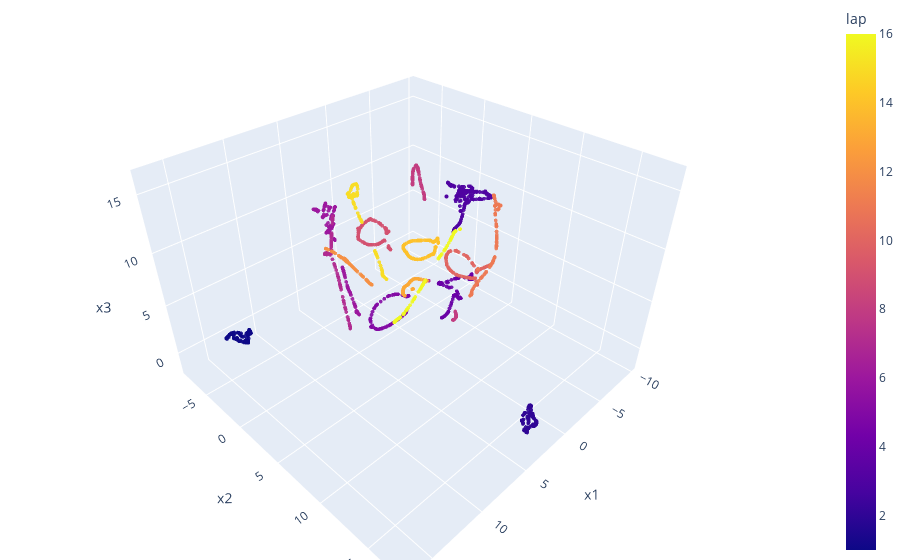

This figure's notebook cell:
### Code cell
fig = px.scatter_3d(df, x='x1', y='x2', z='x3',
              color='lap', opacity=0.9)

fig.update_traces(marker_size=1.3)

# tight layout
fig.update_layout(margin=dict(l=0, r=0, b=0, t=0))
fig.show()

### Figure 1 — Plotly figure (JSON) as saved in the notebook; plotly's stock layout.template omitted (floating-point values rounded to 4 significant figures; data arrays with more than 128 entries replaced by an {"elided": "..."} marker saying what was removed)
{"data": [{"hovertemplate": "x1=%{x}<br>x2=%{y}<br>x3=%{z}<br>lap=%{marker.color}<extra></extra>", "legendgroup": "", "marker": {"color": {"elided": "1851 int values"}, "coloraxis": "coloraxis", "opacity": 0.9, "size": 1.3, "symbol": "circle"}, "mode": "markers", "name": "", "scene": "scene", "showlegend": false, "type": "scatter3d", "x": {"elided": "1851 float values"}, "y": {"elided": "1851 float values"}, "z": {"elided": "1851 float values"}}], "layout": {"coloraxis": {"colorbar": {"title": {"text": "lap"}}, "colorscale": [[0, "#0d0887"], [0.1111, "#46039f"], [0.2222, "#7201a8"], [0.3333, "#9c179e"], [0.4444, "#bd3786"], [0.5556, "#d8576b"], [0.6667, "#ed7953"], [0.7778, "#fb9f3a"], [0.8889, "#fdca26"], [1, "#f0f921"]]}, "legend": {"tracegroupgap": 0}, "margin": {"b": 0, "l": 0, "r": 0, "t": 0}, "scene": {"domain": {"x": [0, 1], "y": [0, 1]}, "xaxis": {"title": {"text": "x1"}}, "yaxis": {"title": {"text": "x2"}}, "zaxis": {"title": {"text": "x3"}}}}}
